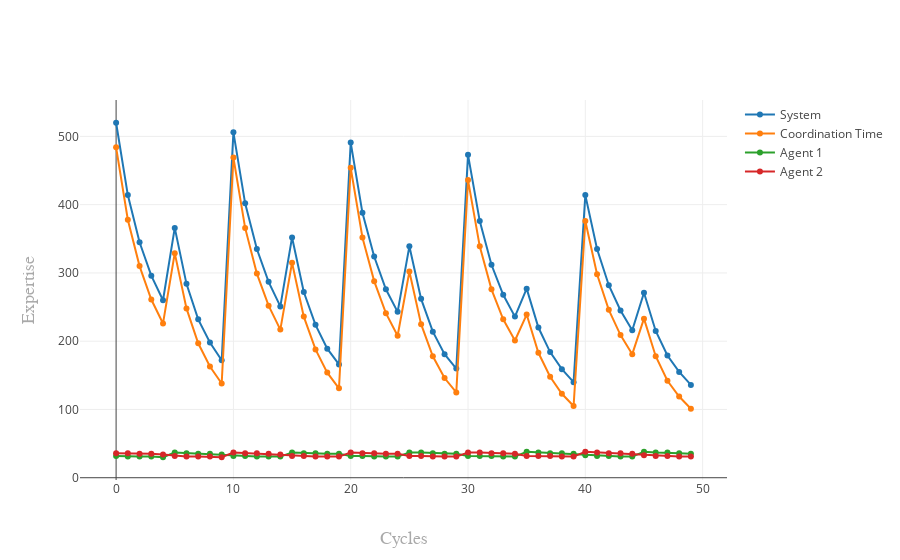

The code cell stored with this chart in its notebook:
### Code cell
my_workplace.plot_performance()

### Figure 1 — Plotly figure (JSON) as saved in the notebook; plotly's stock layout.template omitted (floating-point values rounded to 4 significant figures)
{"data": [{"mode": "lines+markers", "name": "System", "type": "scatter", "uid": "76b7ec76-e685-4504-bb68-2b857121109c", "x": [0, 1, 2, 3, 4, 5, 6, 7, 8, 9, 10, 11, 12, 13, 14, 15, 16, 17, 18, 19, 20, 21, 22, 23, 24, 25, 26, 27, 28, 29, 30, 31, 32, 33, 34, 35, 36, 37, 38, 39, 40, 41, 42, 43, 44, 45, 46, 47, 48, 49], "y": [520, 414, 345, 296, 260, 366, 284, 232, 198, 172, 506, 402, 335, 287, 251, 352, 272, 224, 189, 166, 491, 388, 324, 276, 243, 339, 262, 214, 181, 160, 473, 376, 312, 268, 236, 277, 220, 184, 159, 140, 414, 335, 282, 245, 216, 271, 215, 179, 155, 136]}, {"mode": "lines+markers", "name": "Coordination Time", "type": "scatter", "uid": "83b3011a-2c67-4f5a-a53c-ac903ea7d59a", "x": [0, 1, 2, 3, 4, 5, 6, 7, 8, 9, 10, 11, 12, 13, 14, 15, 16, 17, 18, 19, 20, 21, 22, 23, 24, 25, 26, 27, 28, 29, 30, 31, 32, 33, 34, 35, 36, 37, 38, 39, 40, 41, 42, 43, 44, 45, 46, 47, 48, 49], "y": [484, 378, 310, 261, 226, 329, 248, 197, 163, 138, 469, 366, 299, 252, 217, 315, 236, 188, 154, 131, 454, 352, 288, 241, 208, 302, 225, 178, 146, 125, 436, 339, 276, 232, 201, 239, 183, 148, 123, 105, 376, 298, 246, 209, 181, 233, 178, 142, 119, 101]}, {"mode": "lines+markers", "name": "Agent 1", "type": "scatter", "uid": "fd1f693b-6689-45c3-b287-156c1cc8543e", "x": [0, 1, 2, 3, 4, 5, 6, 7, 8, 9, 10, 11, 12, 13, 14, 15, 16, 17, 18, 19, 20, 21, 22, 23, 24, 25, 26, 27, 28, 29, 30, 31, 32, 33, 34, 35, 36, 37, 38, 39, 40, 41, 42, 43, 44, 45, 46, 47, 48, 49], "y": [32, 31, 31, 31, 30, 37, 36, 35, 35, 34, 32, 32, 31, 31, 31, 37, 36, 36, 35, 35, 32, 32, 31, 31, 31, 37, 37, 36, 35, 35, 32, 32, 32, 31, 31, 38, 37, 36, 36, 35, 33, 32, 32, 31, 31, 38, 37, 37, 36, 35]}, {"mode": "lines+markers", "name": "Agent 2", "type": "scatter", "uid": "4a7c502e-3a70-47fb-8e5f-31668cef98d7", "x": [0, 1, 2, 3, 4, 5, 6, 7, 8, 9, 10, 11, 12, 13, 14, 15, 16, 17, 18, 19, 20, 21, 22, 23, 24, 25, 26, 27, 28, 29, 30, 31, 32, 33, 34, 35, 36, 37, 38, 39, 40, 41, 42, 43, 44, 45, 46, 47, 48, 49], "y": [36, 36, 35, 35, 34, 32, 31, 31, 31, 30, 37, 36, 36, 35, 34, 32, 32, 31, 31, 31, 37, 36, 36, 35, 35, 32, 32, 31, 31, 31, 37, 37, 36, 36, 35, 32, 32, 32, 31, 31, 38, 37, 36, 36, 35, 33, 32, 32, 31, 31]}], "layout": {"xaxis": {"title": "Cycles", "titlefont": {"color": "darkgrey", "family": "Arial, sans-serif", "size": 18}}, "yaxis": {"title": "Expertise", "titlefont": {"color": "darkgrey", "family": "Arial, sans-serif", "size": 18}}}}
